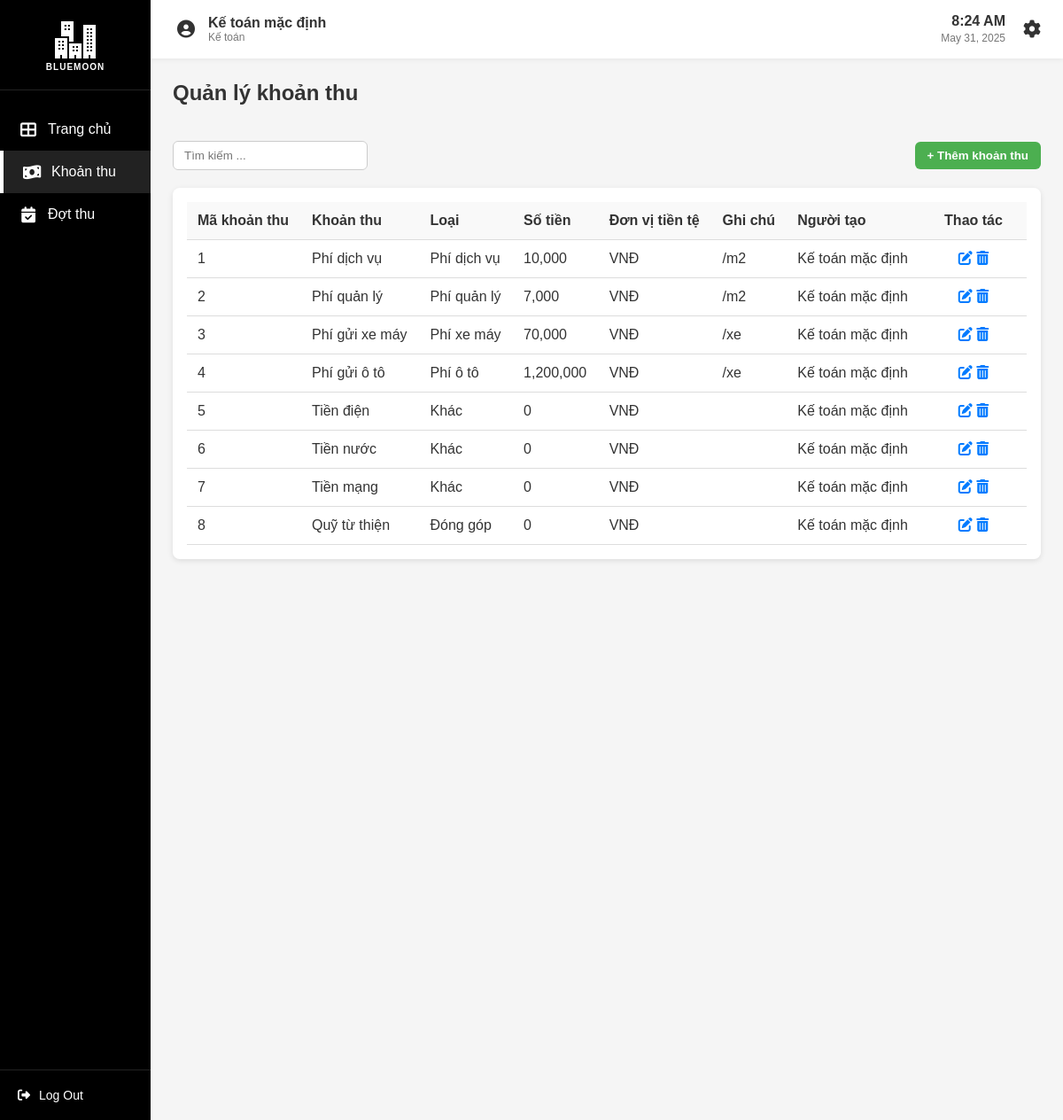
The page /khoanthu (signed in) on the database its author committed.
### app/model.py (models this page shows, shortened)
class TaiKhoan(db.Model, UserMixin):
    __tablename__ = 'taikhoan'
    id = db.Column(db.Integer, primary_key=True)
    username = db.Column(db.String(50), unique=True, nullable=False)
    password = db.Column(db.String(100), nullable=False)
    vaiTro = db.Column(db.String(50))
    hoTen = db.Column(db.String(100))
    nopphis = db.relationship('NopPhi', backref='taikhoan', lazy=True)

class KhoanThu(db.Model):
    __tablename__ = 'khoanthu'
    maKhoanThu = db.Column(db.Integer, primary_key=True)
    tenKhoanThu = db.Column(db.String(100), nullable=False)
    loaiKhoanThu = db.Column(db.String(50))     # "Phí dịch vụ", "Phí quản lý", "Phí xe máy", "Phí ô tô", "Khác", "Đóng góp"
    soTien = db.Column(db.Float)
    loaiSoTien = db.Column(db.String(50))  # "VNĐ"
    ghiChu = db.Column(db.String(1000))     # "/m2"
    idNguoiTao = db.Column(db.Integer, db.ForeignKey('taikhoan.id'))
    nguoiTao = db.relationship("TaiKhoan", backref="cacKhoanThu")
    khoanthu_has_dotthus = db.relationship('KhoanThu_Has_DotThu', backref='khoanthu', lazy=True)

### app/routes/thuphi_routes.py (the view)
@tp.route('/khoanthu', methods=['GET'])
@login_required
def khoanthu():
    if current_user.vaiTro not in ['Kế toán']:
        flash('Không có quyền truy cập trang', 'danger')
        return redirect(url_for('auth.home'))
    khoanthus = KhoanThuService.get_all_khoanthus()
    return render_template('khoanthu.html', khoanthus=khoanthus)

### app/services/thuphi_service.py (called while the page is built)
    @staticmethod
    def get_all_khoanthus():
        return KhoanThu.query.all()

### app/templates/khoanthu.html (shortened to what this page needs)
{% extends "base.html" %}
{% block extra_css %}
<link rel="stylesheet" href="{{ url_for('static', filename='css/khoanthu.css') }}">
{% endblock %}
{% block content %}
<div class="container">
    <div class="header-row">
        <h1 class="page-title">Quản lý khoản thu</h1>
    </div>
<div class="search-container">
    <input type="text" id="searchInput" class="search-box" placeholder="Tìm kiếm ...">
    <button class="add-button" onclick="openAddModal()">+ Thêm khoản thu</button>
</div>
<div class="card">
    <table class="account-table">
        <thead>
            <tr>
                <th>Mã khoản thu</th>
                <th>Khoản thu</th>
                <th>Loại</th>
                <th>Số tiền</th>
                <th>Đơn vị tiền tệ</th>
                <th>Ghi chú</th>
                <th>Người tạo</th>
                <th class="action-column">Thao tác</th>
            </tr>
        </thead>
        <tbody>
            {% for khoanthu in khoanthus %}
            <tr>
                <td>{{ khoanthu.maKhoanThu }}</td>
                <td>{{ khoanthu.tenKhoanThu }}</td>
                <td>{{ khoanthu.loaiKhoanThu }}</td>
                <td>{{ '{:,.0f}'.format(khoanthu.soTien) }}</td>
                <td>{{ khoanthu.loaiSoTien }}</td>
                <td>{{ khoanthu.ghiChu }}</td>
                <td>{{ khoanthu.nguoiTao.hoTen if khoanthu.nguoiTao else "" }}</td>
                <td class="action-column">
                    <button class="action-button" onclick="editKhoanThu({{ khoanthu.maKhoanThu }})">
                        <i class="fas fa-edit action-icon"></i>
                    </button>
                    <button class="action-button" onclick="deleteKhoanThu({{ khoanthu.maKhoanThu }})">
                        <i class="fas fa-trash-alt action-icon"></i>
                    </button>
                </td>
            </tr>
            {% endfor %}
        </tbody>
    </table>
</div>
</div>
{% endblock %}

### app/templates/base.html (shortened to what this page needs)
<!DOCTYPE html>
<html lang="en">
<head>
    <link rel="stylesheet" href="/static/css/base.css">
    <link rel="stylesheet" href="https://cdnjs.cloudflare.com/ajax/libs/font-awesome/6.4.0/css/all.min.css">
    {% block extra_css %}{% endblock %}
</head>
<body>
    <div class="container">
        <div class="sidebar">
            <div class="logo">
                <img src="/static/images/apartment_white.png" alt="BlueMoon">
                <div class="logo-text"><span class="library-text">BLUEMOON</span></div>
            </div>
            <nav class="sidebar-menu">
                <ul>
                    <li>
                        <a href="{{ url_for('auth.home') }}" class="menu-item {% if request.endpoint == 'auth.home' %}active{% endif %}">
                            <i class="fas fa-th-large"></i>
                            <span>Trang chủ</span>
                        </a>
                    </li>
                    {% if current_user.vaiTro == 'admin' %}
                        <li>
                            <a href="{{ url_for('user.taikhoan') }}" class="menu-item {% if request.endpoint == 'user.taikhoan' %}active{% endif %}">
                                <i class="fas fa-user"></i>
                                <span>Tài khoản</span>
                            </a>
                        </li>
                        <li>
                            <a href="{{ url_for('hk.hokhau') }}" class="menu-item {% if request.endpoint == 'hk.hokhau' %}active{% endif %}">
                                <i class="fas fa-house"></i>
                                <span>Hộ khẩu</span>
                            </a>
                        </li>
                        <li>
                            <a href="{{ url_for('hk.tamtrutamvang') }}" class="menu-item {% if request.endpoint == 'hk.tamtrutamvang' %}active{% endif %}">
                                <i class="fas fa-user-clock"></i>
                                <span>Tạm trú/vắng</span>
                            </a>
                        </li>
                        <li>
                            <a href="{{ url_for('hk.lichsuhokhau') }}" class="menu-item {% if request.endpoint == 'hk.lichsuhokhau' %}active{% endif %}">
                                <i class="fas fa-history"></i>
                                <span>Lịch sử</span>
                            </a>
                        </li>
                    {% elif current_user.vaiTro == 'Kế toán' %}
                        <li>
                            <a href="{{ url_for('tp.khoanthu') }}" class="menu-item {% if request.endpoint == 'tp.khoanthu' %}active{% endif %}">
                                <i class="fas fa-money-bill-wave"></i>
                                <span>Khoản thu</span>
                            </a>
                        </li>
                        <li>
                            <a href="{{ url_for('tp.dotthu') }}" class="menu-item {% if request.endpoint == 'tp.khoanthu' %}active{% endif %}">
                                <i class="fas fa-calendar-check"></i>
                                <span>Đợt thu</span>
                            </a>
                        </li>
                    {% endif %}
                </ul>
            </nav>
            <div class="sidebar-footer">
                <a href="{{ url_for('auth.logout') }}" class="logout-btn">
                    <i class="fas fa-sign-out-alt"></i>
                    <span>Log Out</span>
                </a>
            </div>
        </div>
        <div class="main-content">
            <header class="top-header">
                <div class="user-info">
                    <div class="user-avatar">
                        <i class="fas fa-user-circle"></i>
                    </div>
                    <div class="user-details">
                        <div class="user-name">{{ current_user.hoTen if current_user else 'KháchKhách' }}</div>
                        <div class="user-role">{{ current_user.vaiTro if current_user else '' }}</div>
                    </div>
                </div>
                <div class="header-right">
                    <div class="datetime">
                        <span class="time">{{ current_time }}</span>
                        <span class="date">{{ current_date }}</span>
                    </div>
                    <div class="settings">
                        <a href="#">
                            <i class="fas fa-cog"></i>
                        </a>
                    </div>
                </div>
            </header>
            <div class="content">
                {% block content %}{% endblock %}
            </div>
        </div>
    </div>
</body>
</html>

### app/static/css/base.css (style rules this page uses)
* { margin: 0; padding: 0; box-sizing: border-box; font-family: 'Arial', sans-serif; }
body { background-color: #f5f5f5; color: #333; }
.container { display: flex; height: 100vh; width: 100%; }
.sidebar { width: 170px; height: 100vh; background-color: #000; color: white; display: flex; flex-direction: column; position: fixed; left: 0; top: 0; }
.logo { padding: 20px 15px; border-bottom: 1px solid #222; display: flex; flex-direction: column; align-items: center; text-align: center; }
.logo img { width: 50px; margin-bottom: 5px; }
.logo-text { font-size: 18px; font-weight: bold; color: white; display: block; }
.library-text { font-size: 10px; display: block; margin-top: -5px; text-transform: uppercase; letter-spacing: 1px; }
.sidebar-menu { flex-grow: 1; padding-top: 20px; }
.sidebar-menu ul { list-style: none; }
.menu-item { display: flex; align-items: center; padding: 15px 20px; color: white; text-decoration: none; transition: all 0.3s; }
.menu-item:hover, .menu-item.active { background-color: #222; border-left: 4px solid #fff; }
.menu-item i { margin-right: 10px; font-size: 18px; width: 24px; text-align: center; }
.sidebar-footer { padding: 20px; border-top: 1px solid #222; }
.logout-btn { display: flex; align-items: center; color: white; text-decoration: none; font-size: 14px; }
.logout-btn i { margin-right: 10px; }
.main-content { flex-grow: 1; margin-left: 170px; width: calc(100% - 170px); overflow-y: auto; }
.top-header { background-color: #fff; padding: 15px 25px; display: flex; justify-content: space-between; align-items: center; box-shadow: 0 2px 5px rgba(0,0,0,0.05); }
.user-info { display: flex; align-items: center; }
.user-avatar { width: 30px; height: 30px; border-radius: 50%; margin-right: 10px; display: flex; align-items: center; justify-content: center; color: #333; font-size: 20px; }
.user-details { display: flex; flex-direction: column; }
.user-name { font-weight: bold; font-size: 16px; }
.user-role { font-size: 12px; color: #777; }
.header-right { display: flex; align-items: center; }
.datetime { margin-right: 20px; text-align: right; }
.time { font-weight: bold; font-size: 16px; display: block; }
.date { font-size: 12px; color: #777; }
.settings i { font-size: 20px; color: #333; }
.content { padding: 25px; }

### app/static/css/khoanthu.css (style rules this page uses)
.header-row { display: flex; justify-content: space-between; align-items: center; margin-bottom: 20px; }
.page-title { font-size: 24px; font-weight: 600; }
.search-container { margin-top: 20px; display: flex; gap: 10px; align-items: center; }
.search-box { padding: 8px 12px; width: 220px; border: 1px solid #ccc; border-radius: 6px; }
.add-button { margin-left: auto; background-color: #4CAF50; color: white; padding: 8px 14px; border: none; border-radius: 6px; cursor: pointer; font-weight: bold; }
.card { width: 100%; background-color: #fff; padding: 16px; border-radius: 8px; box-shadow: 0 2px 6px rgba(0,0,0,0.1); margin-top: 20px; }
.account-table { width: 100%; border-collapse: collapse; }
.account-table th, .account-table td { padding: 12px; border-bottom: 1px solid #ddd; text-align: left; white-space: nowrap; overflow: hidden; text-overflow: ellipsis; }
.account-table th { background-color: #f9f9f9; font-weight: 600; }
.account-table th.action-column, .account-table td.action-column { width: 120px; text-align: center; }
.action-column { text-align: center; width: 80px; }
.action-button { background: none; border: none; cursor: pointer; font-size: 16px; color: #007bff; }
.container { display: flex; flex-direction: column; height: 100vh; width: 100%; }

### rows shown on the page
TaiKhoan: hoTen "Kế toán mặc định", vaiTro "Kế toán"
KhoanThu: maKhoanThu "1", tenKhoanThu "Phí dịch vụ", loaiKhoanThu "Phí dịch vụ", soTien "10,000", loaiSoTien "VNĐ", ghiChu "/m2", nguoiTao "Kế toán mặc định"
KhoanThu: maKhoanThu "2", tenKhoanThu "Phí quản lý", loaiKhoanThu "Phí quản lý", soTien "7,000", loaiSoTien "VNĐ", ghiChu "/m2", nguoiTao "Kế toán mặc định"
KhoanThu: maKhoanThu "3", tenKhoanThu "Phí gửi xe máy", loaiKhoanThu "Phí xe máy", soTien "70,000", loaiSoTien "VNĐ", ghiChu "/xe", nguoiTao "Kế toán mặc định"
KhoanThu: maKhoanThu "4", tenKhoanThu "Phí gửi ô tô", loaiKhoanThu "Phí ô tô", soTien "1,200,000", loaiSoTien "VNĐ", ghiChu "/xe", nguoiTao "Kế toán mặc định"
KhoanThu: maKhoanThu "5", tenKhoanThu "Tiền điện", loaiKhoanThu "Khác", soTien "0", loaiSoTien "VNĐ", nguoiTao "Kế toán mặc định"
KhoanThu: maKhoanThu "6", tenKhoanThu "Tiền nước", loaiKhoanThu "Khác", soTien "0", loaiSoTien "VNĐ", nguoiTao "Kế toán mặc định"
KhoanThu: maKhoanThu "7", tenKhoanThu "Tiền mạng", loaiKhoanThu "Khác", soTien "0", loaiSoTien "VNĐ", nguoiTao "Kế toán mặc định"
KhoanThu: maKhoanThu "8", tenKhoanThu "Quỹ từ thiện", loaiKhoanThu "Đóng góp", soTien "0", loaiSoTien "VNĐ", nguoiTao "Kế toán mặc định"
